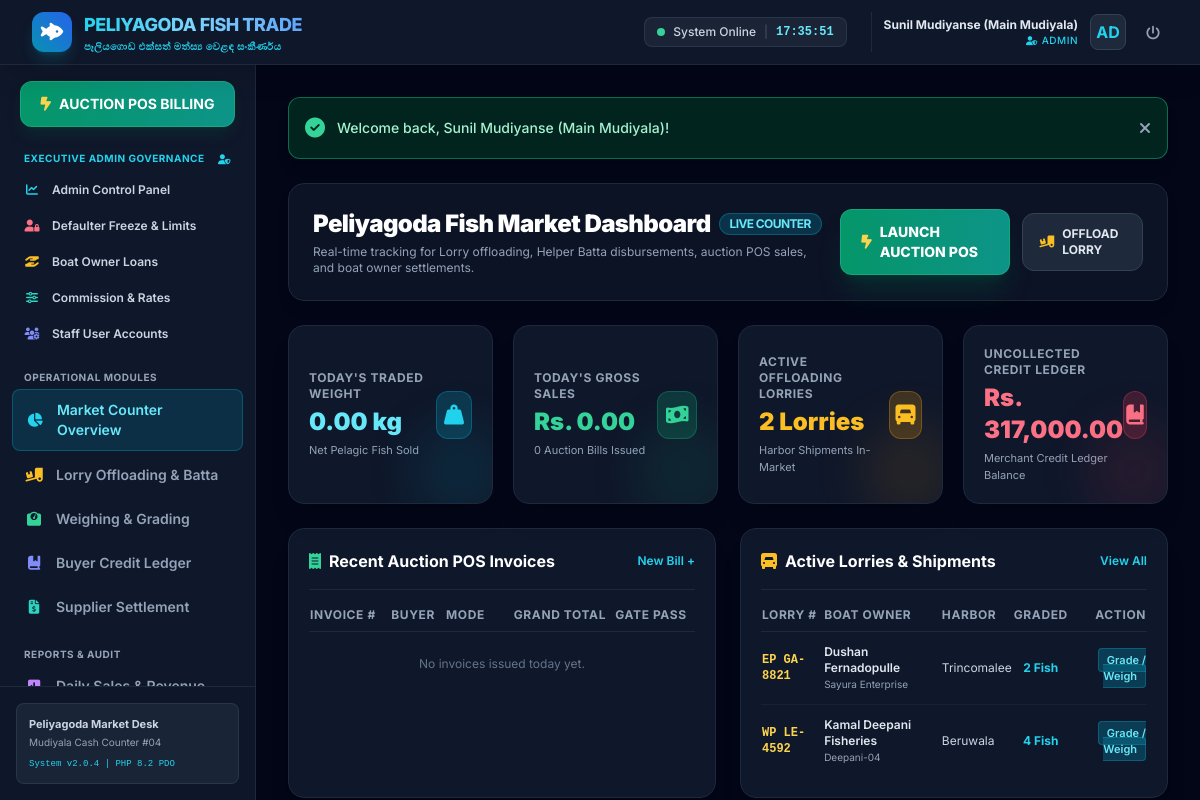
Page /index.php?page=dashboard (signed in) on the committed database.
### tables this page shows
CREATE TABLE `consignments` (
  `id` INT AUTO_INCREMENT PRIMARY KEY,
  `consignment_no` VARCHAR(30) NOT NULL UNIQUE,
  `supplier_id` INT NOT NULL,
  `lorry_number` VARCHAR(20) NOT NULL,
  `harbor_origin` VARCHAR(50) NOT NULL,
  `crate_count` INT NOT NULL DEFAULT 0,
  `freight_cost` DECIMAL(10,2) NOT NULL DEFAULT 0.00,
  `helper_batta` DECIMAL(10,2) NOT NULL DEFAULT 0.00,
  `coolie_charges` DECIMAL(10,2) NOT NULL DEFAULT 0.00,
  `notes` TEXT DEFAULT NULL,
  `status` ENUM('unloaded', 'graded', 'auctioning', 'settled') NOT NULL DEFAULT 'unloaded',
  `arrival_date` DATETIME DEFAULT CURRENT_TIMESTAMP,
  `created_at` DATETIME DEFAULT CURRENT_TIMESTAMP,
  CONSTRAINT `fk_consignment_supplier` FOREIGN KEY (`supplier_id`) REFERENCES `suppliers` (`id`) ON DELETE CASCADE
);

CREATE TABLE `suppliers` (
  `id` INT AUTO_INCREMENT PRIMARY KEY,
  `supplier_code` VARCHAR(20) NOT NULL UNIQUE,
  `name` VARCHAR(100) NOT NULL,
  `phone` VARCHAR(20) DEFAULT NULL,
  `harbor` VARCHAR(50) NOT NULL,
  `boat_name` VARCHAR(100) DEFAULT NULL,
  `current_loan_balance` DECIMAL(12,2) NOT NULL DEFAULT 0.00,
  `created_at` DATETIME DEFAULT CURRENT_TIMESTAMP
);

### config/helpers.php (called while the page is built, shortened)
<?php
function formatLKR(float|int $amount): string {
    return 'Rs. ' . number_format($amount, 2);
}
function formatKg(float|int $weight): string {
    return number_format($weight, 2) . ' kg';
}

### views/dashboard.php (the view, shortened to what this page needs)
<?php
$db = getDB();
$commRate = DEFAULT_COMMISSION_RATE;
$stmtToday = $db->query("
    SELECT
        COUNT(id) AS total_invoices,
        COALESCE(SUM(grand_total), 0) AS total_revenue,
        COALESCE(SUM(subtotal * ({$commRate}/100)), 0) AS est_commission
    FROM invoices
    WHERE DATE(created_at) = CURDATE() AND status = 'paid'
");
$todayStats = $stmtToday->fetch();
$stmtWeight = $db->query("
    SELECT COALESCE(SUM(ii.weight_kg), 0) AS total_kg
    FROM invoice_items ii
    JOIN invoices i ON ii.invoice_id = i.id
    WHERE DATE(i.created_at) = CURDATE() AND i.status = 'paid'
");
$todayWeight = (float)($stmtWeight->fetch()['total_kg'] ?? 0);
$stmtLorries = $db->query("SELECT COUNT(id) AS active_cnt FROM consignments WHERE status != 'settled'");
$activeLorries = (int)($stmtLorries->fetch()['active_cnt'] ?? 0);
$stmtCredit = $db->query("SELECT COALESCE(SUM(current_credit_balance), 0) AS total_credit FROM buyers WHERE current_credit_balance > 0");
$totalUncollectedCredit = (float)($stmtCredit->fetch()['total_credit'] ?? 0);
$stmtRecentInv = $db->query("
    SELECT i.*, b.name AS buyer_name, u.full_name AS cashier_name
    FROM invoices i
    JOIN buyers b ON i.buyer_id = b.id
    JOIN users u ON i.issued_by = u.id
    ORDER BY i.id DESC LIMIT 6
");
$recentInvoices = $stmtRecentInv->fetchAll();
$stmtActiveCons = $db->query("
    SELECT c.*, s.name AS supplier_name, s.boat_name,
           (SELECT COUNT(id) FROM fish_items WHERE consignment_id = c.id) AS total_graded
    FROM consignments c
    JOIN suppliers s ON c.supplier_id = s.id
    ORDER BY c.id DESC LIMIT 5
");
$activeConsignments = $stmtActiveCons->fetchAll();
?>
<div class="space-y-6">
    <div class="flex flex-col md:flex-row md:items-center md:justify-between gap-4 bg-slate-900/80 p-6 rounded-2xl border border-slate-800 shadow-lg backdrop-blur-md">
        <div>
            <h1 class="text-2xl font-black text-white tracking-tight flex items-center gap-2">
                <span>Peliyagoda Fish Market Dashboard</span>
                <span class="text-xs bg-cyan-500/20 text-cyan-300 border border-cyan-500/30 px-2.5 py-0.5 rounded-full font-bold uppercase">Live Counter</span>
            </h1>
            <p class="text-xs text-slate-400 mt-1">
                Real-time tracking for Lorry offloading, Helper Batta disbursements, auction POS sales, and boat owner settlements.
            </p>
        </div>
        <div class="flex items-center gap-3">
            <a href="index.php?page=billing_pos" class="px-5 py-3 rounded-xl bg-gradient-to-r from-emerald-600 to-teal-600 hover:from-emerald-500 hover:to-teal-500 text-white font-extrabold text-sm shadow-xl shadow-emerald-900/40 border border-emerald-400/30 flex items-center gap-2 transition-all hover:scale-105">
                <i class="fa-solid fa-bolt-lightning text-amber-300 animate-bounce"></i>
                <span>LAUNCH AUCTION POS</span>
            </a>
            <a href="index.php?page=consignments_new" class="px-4 py-3 rounded-xl bg-slate-800 hover:bg-slate-700 text-slate-200 font-bold text-xs border border-slate-700 flex items-center gap-2 transition-all">
                <i class="fa-solid fa-truck-ramp-box text-amber-400"></i>
                <span>OFFLOAD LORRY</span>
            </a>
        </div>
    </div>
    <div class="grid grid-cols-1 sm:grid-cols-2 lg:grid-cols-4 gap-5">
        <div class="bg-slate-900 p-5 rounded-2xl border border-slate-800 shadow-xl flex items-center justify-between relative overflow-hidden group">
            <div class="absolute -right-4 -bottom-4 w-24 h-24 bg-cyan-500/10 rounded-full blur-xl group-hover:bg-cyan-500/20 transition-all"></div>
            <div>
                <div class="text-xs font-bold text-slate-400 uppercase tracking-wider">Today's Traded Weight</div>
                <div class="text-2xl font-black text-cyan-300 mt-1"><?= formatKg($todayWeight) ?></div>
                <div class="text-[11px] text-slate-400 mt-1">Net Pelagic Fish Sold</div>
            </div>
            <div class="w-12 h-12 rounded-xl bg-cyan-500/20 text-cyan-400 flex items-center justify-center text-xl font-bold border border-cyan-500/30">
                <i class="fa-solid fa-weight-hanging"></i>
            </div>
        </div>
        <div class="bg-slate-900 p-5 rounded-2xl border border-slate-800 shadow-xl flex items-center justify-between relative overflow-hidden group">
            <div class="absolute -right-4 -bottom-4 w-24 h-24 bg-emerald-500/10 rounded-full blur-xl group-hover:bg-emerald-500/20 transition-all"></div>
            <div>
                <div class="text-xs font-bold text-slate-400 uppercase tracking-wider">Today's Gross Sales</div>
                <div class="text-2xl font-black text-emerald-400 mt-1"><?= formatLKR($todayStats['total_revenue']) ?></div>
                <div class="text-[11px] text-slate-400 mt-1"><?= $todayStats['total_invoices'] ?> Auction Bills Issued</div>
            </div>
            <div class="w-12 h-12 rounded-xl bg-emerald-500/20 text-emerald-400 flex items-center justify-center text-xl font-bold border border-emerald-500/30">
                <i class="fa-solid fa-money-bill-wave"></i>
            </div>
        </div>
        <div class="bg-slate-900 p-5 rounded-2xl border border-slate-800 shadow-xl flex items-center justify-between relative overflow-hidden group">
            <div class="absolute -right-4 -bottom-4 w-24 h-24 bg-amber-500/10 rounded-full blur-xl group-hover:bg-amber-500/20 transition-all"></div>
            <div>
                <div class="text-xs font-bold text-slate-400 uppercase tracking-wider">Active Offloading Lorries</div>
                <div class="text-2xl font-black text-amber-400 mt-1"><?= $activeLorries ?> Lorries</div>
                <div class="text-[11px] text-slate-400 mt-1">Harbor Shipments In-Market</div>
            </div>
            <div class="w-12 h-12 rounded-xl bg-amber-500/20 text-amber-400 flex items-center justify-center text-xl font-bold border border-amber-500/30">
                <i class="fa-solid fa-truck-front"></i>
            </div>
        </div>
        <div class="bg-slate-900 p-5 rounded-2xl border border-slate-800 shadow-xl flex items-center justify-between relative overflow-hidden group">
            <div class="absolute -right-4 -bottom-4 w-24 h-24 bg-rose-500/10 rounded-full blur-xl group-hover:bg-rose-500/20 transition-all"></div>
            <div>
                <div class="text-xs font-bold text-slate-400 uppercase tracking-wider">Uncollected Credit Ledger</div>
                <div class="text-2xl font-black text-rose-400 mt-1"><?= formatLKR($totalUncollectedCredit) ?></div>
                <div class="text-[11px] text-slate-400 mt-1">Merchant Credit Ledger Balance</div>
            </div>
            <div class="w-12 h-12 rounded-xl bg-rose-500/20 text-rose-400 flex items-center justify-center text-xl font-bold border border-rose-500/30">
                <i class="fa-solid fa-book-bookmark"></i>
            </div>
        </div>
    </div>
    <div class="grid grid-cols-1 lg:grid-cols-2 gap-6">
        <div class="bg-slate-900 rounded-2xl border border-slate-800 p-5 shadow-xl flex flex-col justify-between">
            <div>
                <div class="flex items-center justify-between pb-4 mb-4 border-b border-slate-800">
                    <h3 class="text-base font-bold text-white flex items-center gap-2">
                        <i class="fa-solid fa-receipt text-emerald-400"></i>
                        <span>Recent Auction POS Invoices</span>
                    </h3>
                    <a href="index.php?page=billing_pos" class="text-xs font-semibold text-cyan-400 hover:text-cyan-300">New Bill +</a>
                </div>
                <div class="overflow-x-auto">
                    <table class="w-full text-left text-xs">
                        <thead>
                            <tr class="text-slate-400 border-b border-slate-800 uppercase tracking-wider">
                                <th class="pb-2">Invoice #</th>
                                <th class="pb-2">Buyer</th>
                                <th class="pb-2">Mode</th>
                                <th class="pb-2 text-right">Grand Total</th>
                                <th class="pb-2 text-center">Gate Pass</th>
                            </tr>
                        </thead>
                        <tbody class="divide-y divide-slate-800/60">
                            <?php if (empty($recentInvoices)): ?>
                                <tr>
                                    <td colspan="5" class="py-6 text-center text-slate-500">No invoices issued today yet.</td>
                                </tr>
                            <?php endif; ?>
                        </tbody>
                    </table>
                </div>
            </div>
        </div>
        <div class="bg-slate-900 rounded-2xl border border-slate-800 p-5 shadow-xl flex flex-col justify-between">
            <div>
                <div class="flex items-center justify-between pb-4 mb-4 border-b border-slate-800">
                    <h3 class="text-base font-bold text-white flex items-center gap-2">
                        <i class="fa-solid fa-truck-front text-amber-400"></i>
                        <span>Active Lorries & Shipments</span>
                    </h3>
                    <a href="index.php?page=consignments_list" class="text-xs font-semibold text-cyan-400 hover:text-cyan-300">View All</a>
                </div>
                <div class="overflow-x-auto">
                    <table class="w-full text-left text-xs">
                        <thead>
                            <tr class="text-slate-400 border-b border-slate-800 uppercase tracking-wider">
                                <th class="pb-2">Lorry #</th>
                                <th class="pb-2">Boat Owner</th>
                                <th class="pb-2">Harbor</th>
                                <th class="pb-2 text-center">Graded</th>
                                <th class="pb-2 text-right">Action</th>
                            </tr>
                        </thead>
                        <tbody class="divide-y divide-slate-800/60">
                            <?php if (empty($activeConsignments)): ?>
                                <tr>
                                    <td colspan="5" class="py-6 text-center text-slate-500">No active consignments.</td>
                                </tr>
                            <?php else: ?>
                                <?php foreach ($activeConsignments as $c): ?>
                                    <tr class="hover:bg-slate-800/40 transition-colors">
                                        <td class="py-3 font-mono font-bold text-amber-300"><?= htmlspecialchars($c['lorry_number']) ?></td>
                                        <td class="py-3 font-semibold text-slate-200">
                                            <?= htmlspecialchars($c['supplier_name']) ?>
                                            <span class="block text-[10px] text-slate-400 font-normal"><?= htmlspecialchars($c['boat_name'] ?? '') ?></span>
                                        </td>
                                        <td class="py-3 text-slate-300"><?= htmlspecialchars($c['harbor_origin']) ?></td>
                                        <td class="py-3 text-center font-bold text-cyan-400"><?= $c['total_graded'] ?> Fish</td>
                                        <td class="py-3 text-right">
                                            <a href="index.php?page=grading_entry&consignment_id=<?= $c['id'] ?>" class="px-2 py-1 bg-cyan-600/30 hover:bg-cyan-600/50 text-cyan-300 rounded font-semibold text-[11px] border border-cyan-500/30">
                                                Grade / Weigh
                                            </a>
                                        </td>
                                    </tr>
                                <?php endforeach; ?>
                            <?php endif; ?>
                        </tbody>
                    </table>
                </div>
            </div>
        </div>
    </div>
</div>

### rows in the picture
consignments: lorry_number "EP GA-8821", supplier.name "Dushan Fernadopulle", supplier.boat_name "Sayura Enterprise", harbor_origin "Trincomalee", total_graded "2"
consignments: lorry_number "WP LE-4592", supplier.name "Kamal Deepani Fisheries", supplier.boat_name "Deepani-04", harbor_origin "Beruwala", total_graded "4"

### other values in the picture
$user['full_name'] "Sunil Mudiyanse (Main Mudiyala)"
$user['role'] "ADMIN"
substr($user['username'], 0, 2) "AD"
APP_VERSION "2.0.4"
$flash['message'] "Welcome back, Sunil Mudiyanse (Main Mudiyala)!"
formatKg($todayWeight) "0.00 kg"
formatLKR($todayStats['total_revenue']) "Rs. 0.00"
$todayStats['total_invoices'] "0"
$activeLorries "2"
formatLKR($totalUncollectedCredit) "Rs. 317,000.00"
